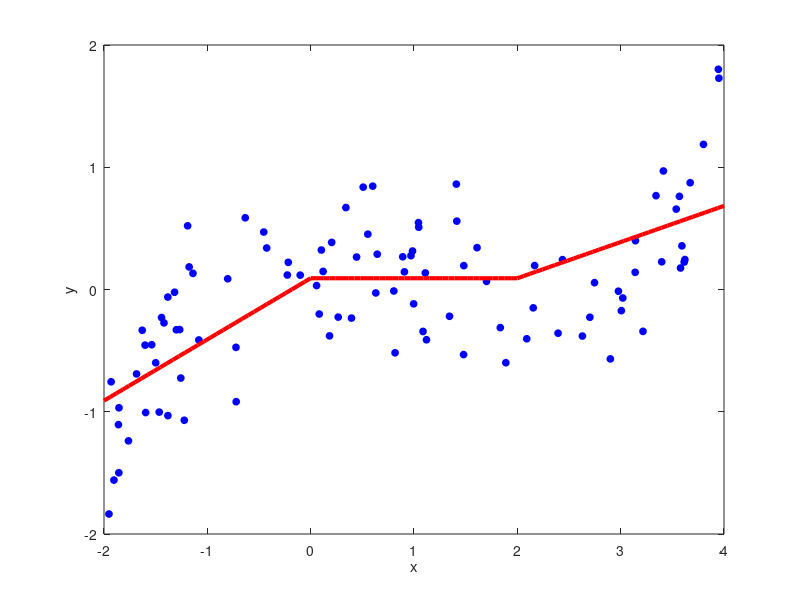
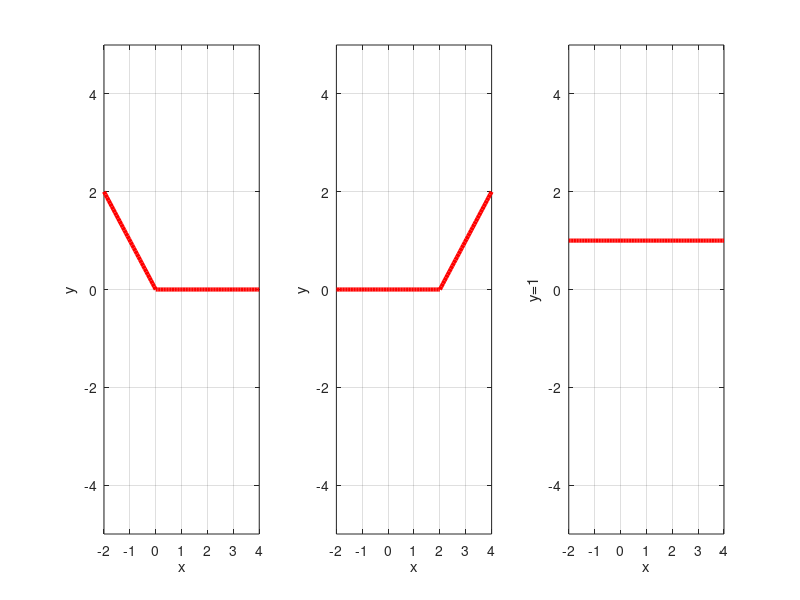

These charts were generated, in order, by the following MATLAB code:
load poly.mat

x = M(:, 1);
y = M(:, 2);

A = [-x .* (x <= 0), (x - 2) .* (x >= 2), ones(size(x))];

c = ols(y, A);

xp = linspace(-2, 4, 100)';
Ap = [-xp .* (xp <= 0), (xp - 2) .* (xp >= 2), ones(size(xp))];
yp = Ap * c;

figure(1);
plot(x, y, 'ob', "markersize", 5, "markerfacecolor", "auto",
  xp, yp, '-r', "linewidth", 3);
xlabel("x");
ylabel("y");

rx = linspace(-2, 4);

figure(2);
subplot(1, 3, 1);
plot(rx, -rx .* (rx <= 0), '-r', "linewidth", 3);
axis([-2, 4, -5, 5])
grid on
xlabel("x")
ylabel("y")

subplot(1, 3, 2);
plot(rx, (rx - 2) .* (rx >= 2), '-r', "linewidth", 3);
axis([-2, 4, -5, 5])
grid on
xlabel("x")
ylabel("y")

subplot(1, 3, 3);
plot(rx, ones(size(rx)), '-r', "linewidth", 3);
axis([-2, 4, -5, 5])
grid on
xlabel("x")
ylabel("y=1")
